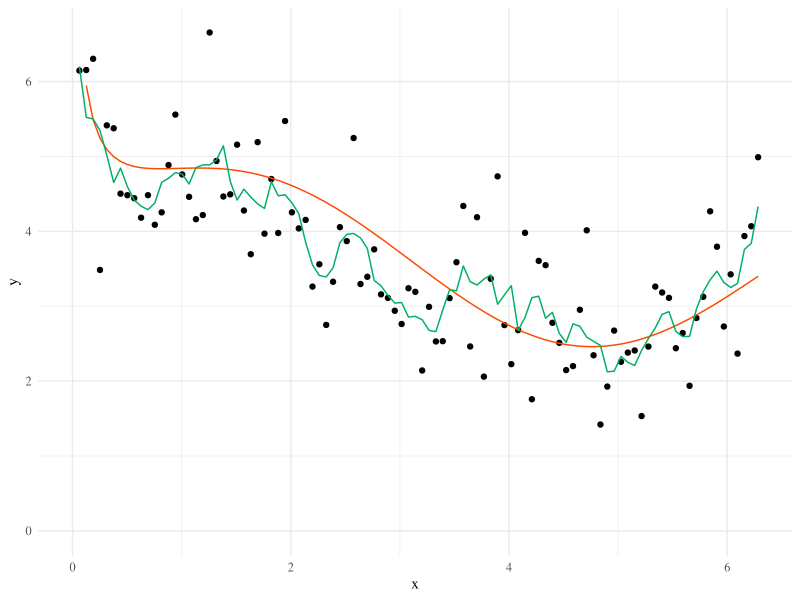
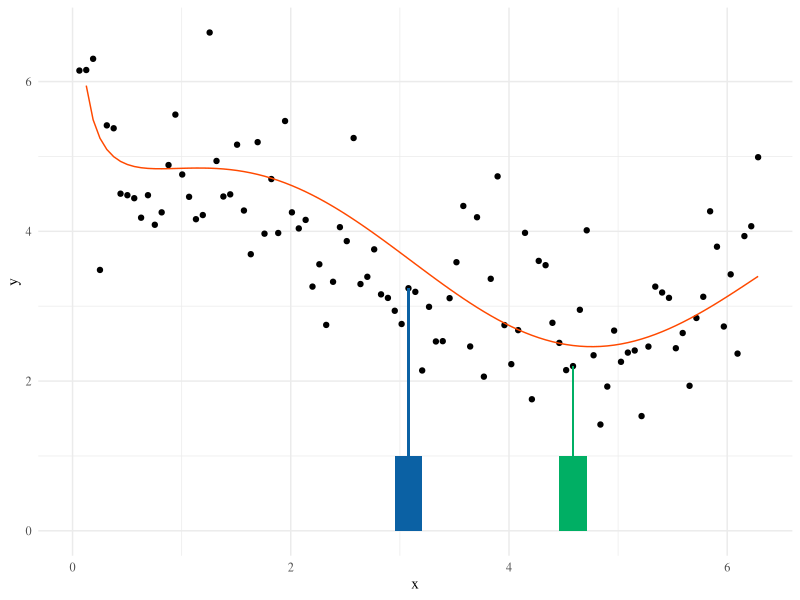
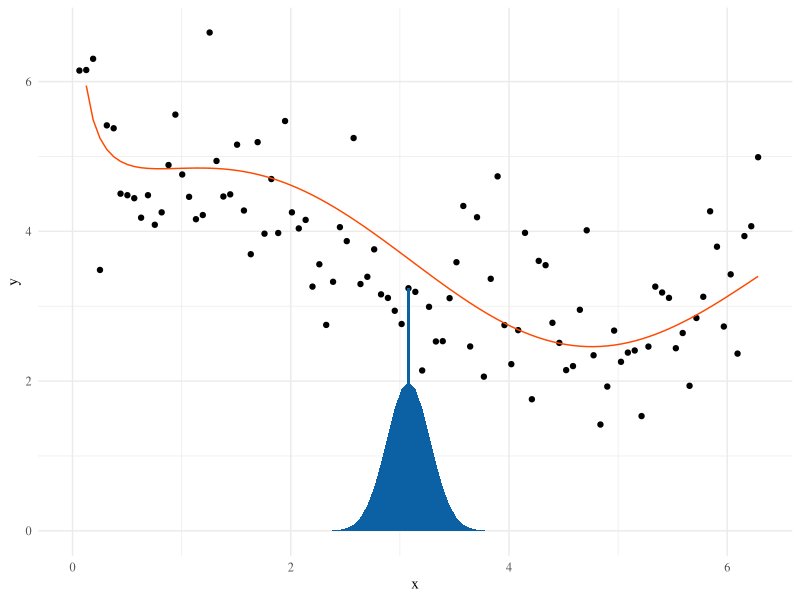
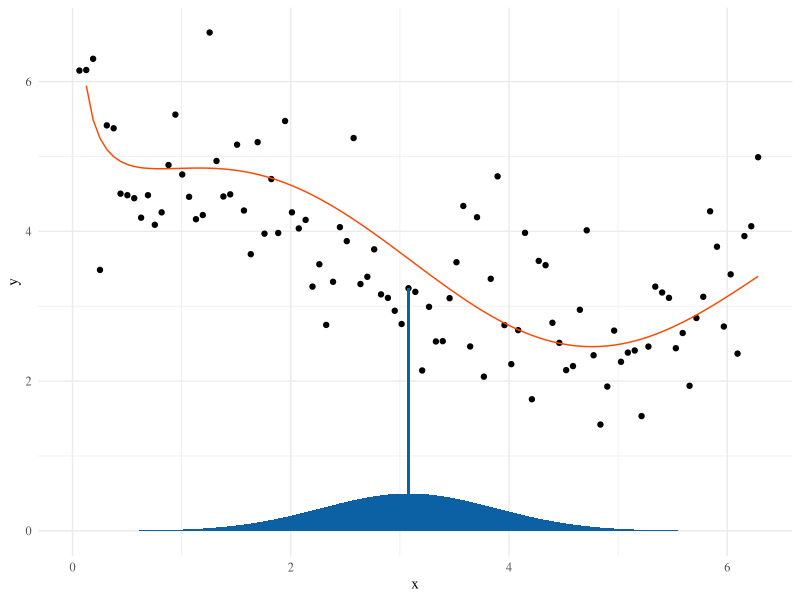
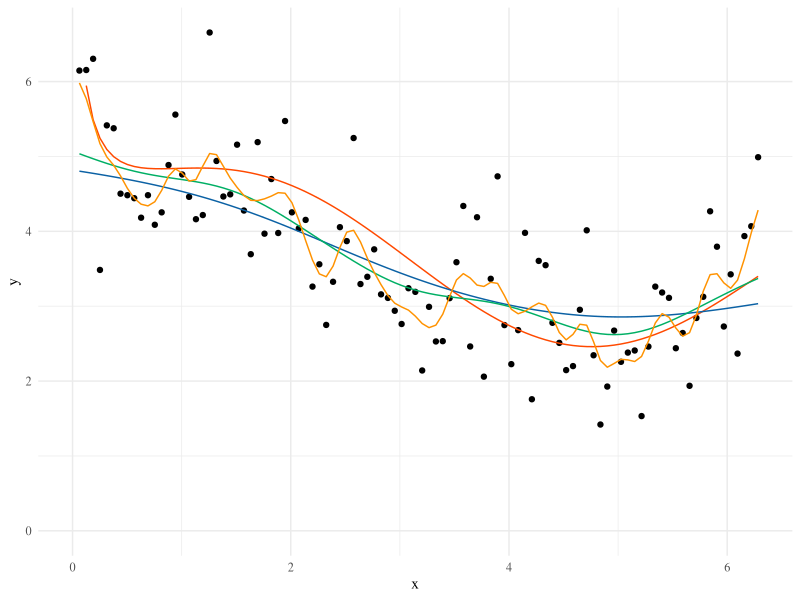
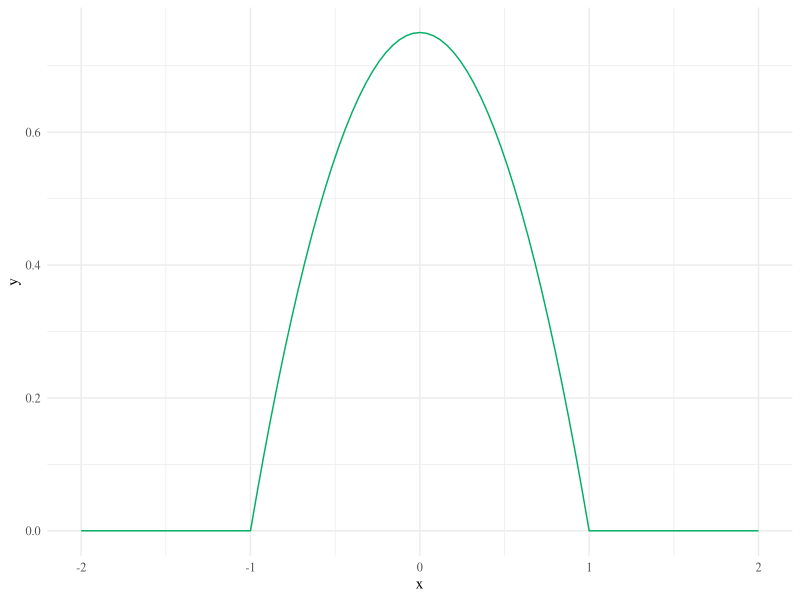
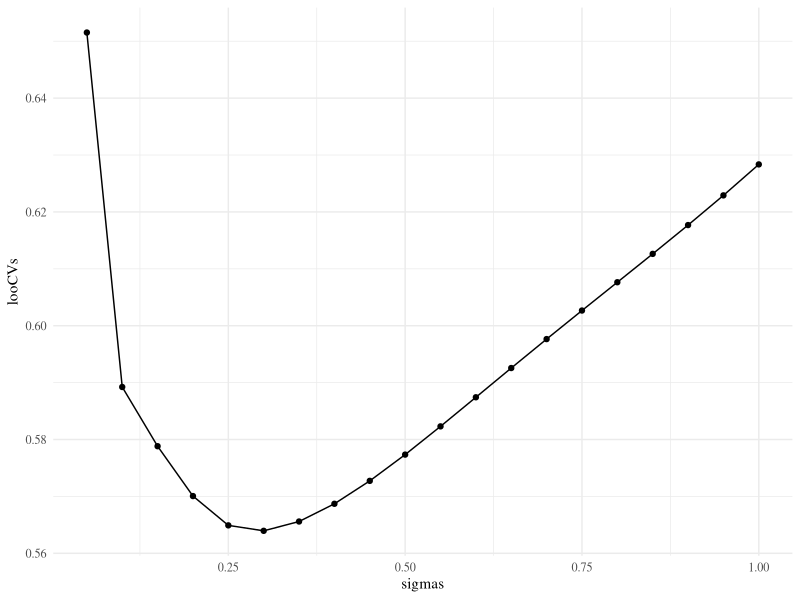
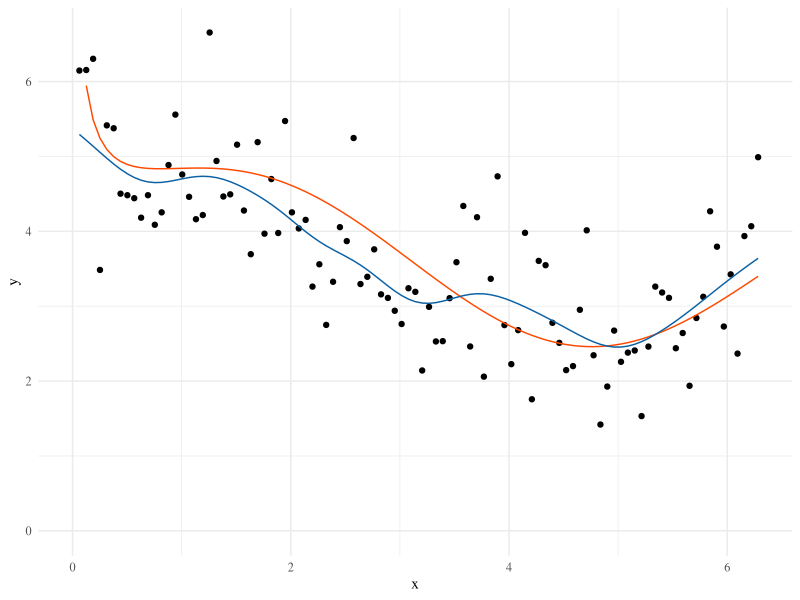

Write the R code that produced these figures, in order.
## ---- chunk 1
library(ggplot2)
theme_set(theme_minimal(base_family="Times"))
green = '#00AF64'
blue = '#0B61A4'
red = '#FF4900'
orange = '#FF9200'
## ---- chunk 2
trueFunction <- function(x) sin(x) + 1/sqrt(x) + 3
set.seed(1234)
n = 100
x = 1:n/n*2*pi
df = data.frame(x = x,
                 y = trueFunction(x) + rnorm(n, 0, .75))
library(ggplot2)
W = toeplitz(c(rep(1,3),rep(0,n-3)))
W = sweep(W, 1, rowSums(W), '/')
df$Yhat = W %*% df$y
ggplot(df, aes(x, y)) + geom_point() + xlim(0,2*pi) + ylim(0,max(df$y)) +
  stat_function(fun=trueFunction, color=red) +
  geom_line(mapping=aes(x,Yhat), color=green)
## ---- chunk 3
W = toeplitz(c(rep(1,3),rep(0,7)))
round(sweep(W, 1, rowSums(W), '/'), 2)
## ---- chunk 4
ggplot(df, aes(x, y)) + geom_point() + xlim(0,2*pi) + ylim(0,max(df$y)) +
  stat_function(fun=trueFunction, color=red) +
  geom_segment(aes(x=x[49],y=0,xend=x[49],yend=y[49]),color=blue) + 
  geom_segment(aes(x=x[73],y=0,xend=x[73],yend=y[73]),color=green) +
  geom_rect(aes(xmin=x[47],xmax=x[51],ymin=0,ymax=1),fill=blue) +
  geom_rect(aes(xmin=x[71],xmax=x[75],ymin=0,ymax=1),fill=green)
## ---- chunk 5
gaussian_kernel = function(x) dnorm(x,mean=df$x[49],sd=.2)
ggplot(df, aes(x, y)) + geom_point() + xlim(0,2*pi) + ylim(0,max(df$y)) +
  stat_function(fun=trueFunction, color=red) +
  geom_segment(aes(x=x[49],y=0,xend=x[49],yend=y[49]),color=blue) + 
  geom_area(stat='function', fun=gaussian_kernel,fill=blue,position='identity')
## ---- chunk 6
gaussian_kernel2 = function(x) dnorm(x,mean=df$x[49],sd=.8)
ggplot(df, aes(x, y)) + geom_point() + xlim(0,2*pi) + ylim(0,max(df$y)) +
  stat_function(fun=trueFunction, color=red) +
  geom_segment(aes(x=x[49],y=0,xend=x[49],yend=y[49]),color=blue) + 
  geom_area(stat='function', fun=gaussian_kernel2,fill=blue,position='identity')
## ---- chunk 7
dmat = as.matrix(dist(x))
Wgauss <- function(sig){
  gg = exp(-dmat^2/(2*sig^2)) / (sig * sqrt(2*pi))
  sweep(gg, 1, rowSums(gg),'/')
}
df$W1 = with(df, Wgauss(1) %*% y)
df$W.5 = with(df, Wgauss(.5) %*% y)
df$W.1 = with(df, Wgauss(.1) %*% y)
ggplot(df, aes(x, y)) + geom_point() + xlim(0,2*pi) + ylim(0,max(df$y)) +
  stat_function(fun=trueFunction, color=red) +
  geom_line(aes(x, W1), color=blue) +
  geom_line(aes(x, W.5), color=green) +
  geom_line(aes(x, W.1), color=orange)
## ---- chunk 8
epan <- function(x) 3/4*(1-x^2)*(abs(x)<1)
ggplot(data.frame(x=c(-2,2)), aes(x)) + stat_function(fun=epan,color=green)
## ---- chunk 9
looCV <- function(y, W){
  n = length(y)
  resids2 = ((diag(n)-W) %*% y)^2
  denom = (1-diag(W))^2
  return(mean(resids2/denom))
}

looCV.forNiceModels <- function(mdl){ 
  mean(residuals(mdl)^2/(1-hatvalues(mdl))^2)
}
                                          
looCVs = double(20)
sigmas = seq(.05, 1, length.out=length(looCVs))
for(i in 1:length(looCVs)){
  W = Wgauss(sigmas[i])
  looCVs[i] = looCV(df$y, W)
}
ggplot(data.frame(sigmas,looCVs),aes(sigmas,looCVs)) + geom_point() + geom_line()
## ---- chunk 10
df$Wstar = with(df, Wgauss(sigmas[which.min(looCVs)]) %*% y)
ggplot(df, aes(x, y)) + geom_point() + xlim(0,2*pi) + ylim(0,max(df$y)) +
  stat_function(fun=trueFunction, color=red) +
  geom_line(aes(x, Wstar), color=blue) 
## ---- chunk 11
niter = 10
gam = 0.1
x = double(niter)
x[1] = 23
grad <- function(x) 2*(x-6)
for(i in 2:niter) x[i] = x[i-1] - gam*grad(x[i-1])
x
## ---- chunk 12
maxiter = 1000
conv = FALSE
gam = 0.1
x = 23
tol = 1e-3
grad <- function(x) 2*(x-6)
for(iter in  1:maxiter){
  x.new = x - gam * grad(x)
  conv = abs(x - x.new) < tol
  x = x.new
  if(conv) break
}
x
iter
